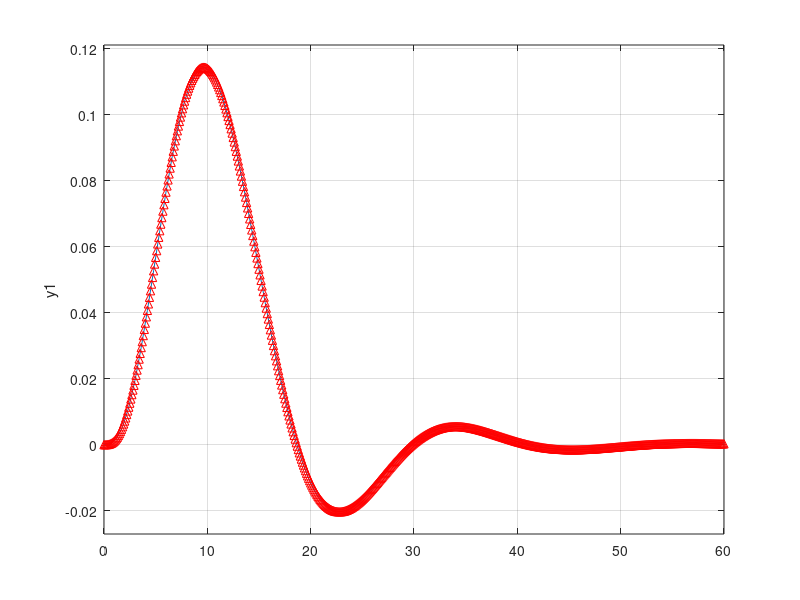
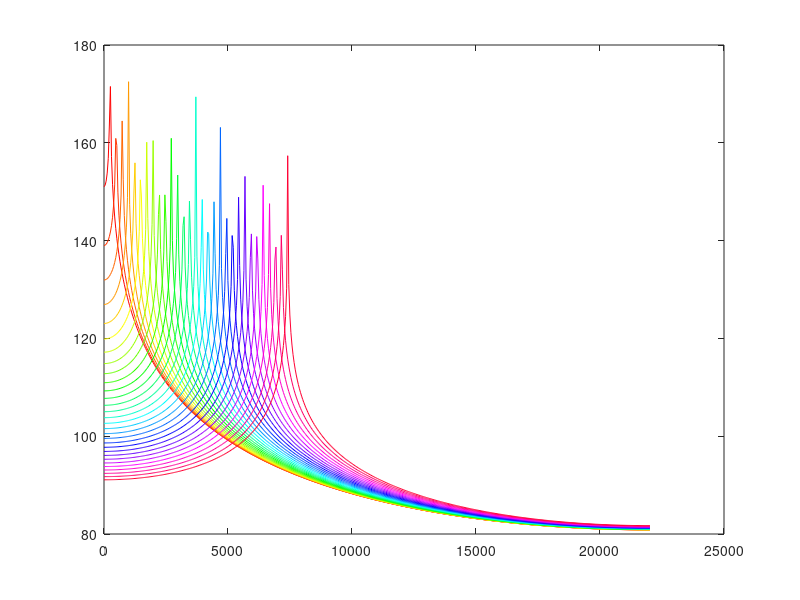
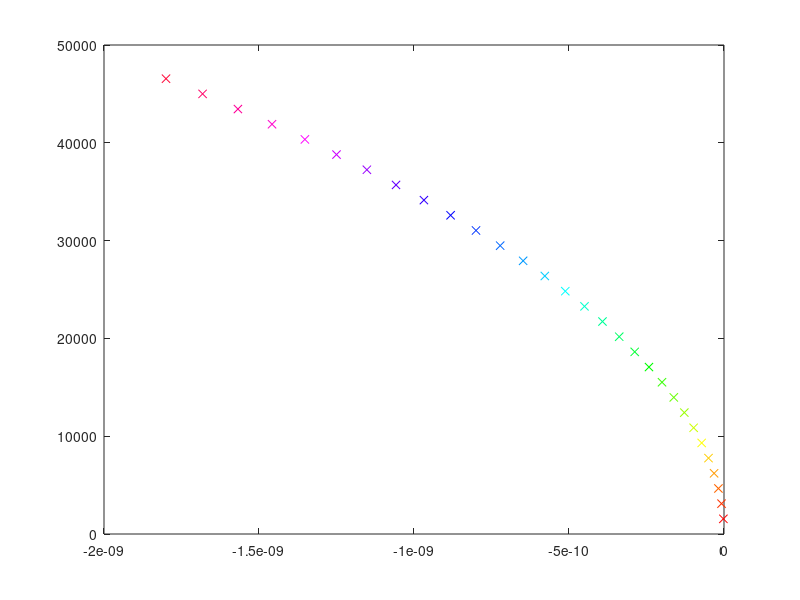
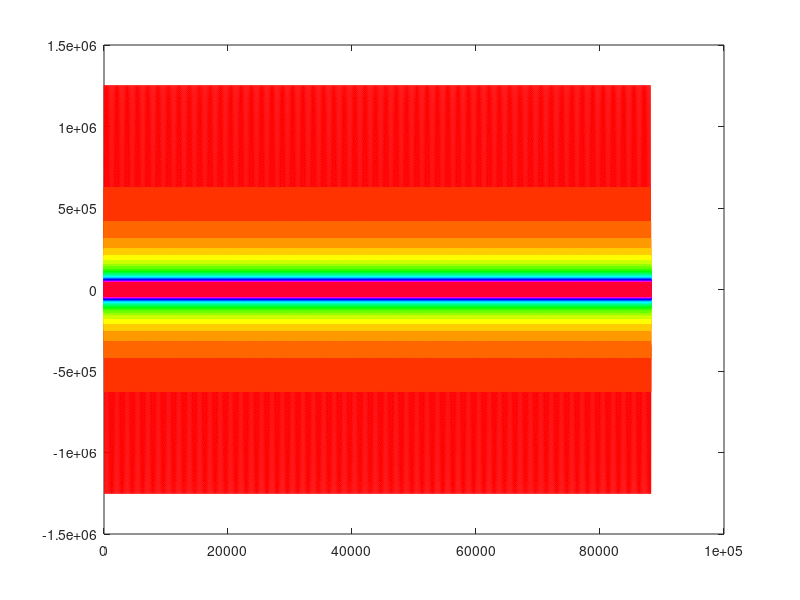

Here is the MATLAB script that generated these plots, in order:
%%

[b,a] = butter(4,0.3,'s'); 
[bz,az] = impinvar(b,a,10);
sys = tf(b,a)
impulse(sys);
hold on;
impz(10*bz,az,[],10);


%%

%            b*z
% G = -----------------
%     z^2 + c_1*z + c_0

clear;


% Figures initialisieren/wiederfinden

if(findobj('type','figure','name','freqs'))
    freqs = figure(findobj('type','figure','name','freqs'));
else
    freqs = figure('name','freqs');
end

if(findobj('type','figure','name','sebene'))
    sebene = figure(findobj('type','figure','name','sebene'));
else
    sebene = figure('name','sebene');
end

if(findobj('type','figure','name','signals'))
    signals = figure(findobj('type','figure','name','sebene'));
else
    signals = figure('name','signals');
end



% Koeffizienten und Daten

filters = 30;

l = 0.65;
Ts = 60.97;
rho = 1140;
A = 0.5188*10^-6;
m = 1:filters;

T = 44100;
seconds = 2;
samples = seconds*T;
inputdata = [1 zeros(1,samples-1)];
x = 1:samples;

H = [];
sigmas = [];
omegas = [];

cc=hsv(filters);

for i = m;
	sigma = -0.000000000002*i^2;
	omega = i*(pi/l)*sqrt(Ts/(rho*A));
	
	sigmas = [sigmas sigma];
	omegas = [omegas omega];
	
	b = T*sin(omega*1/T)/(omega*1/T);
	c1 = -2*exp(sigma*1/T)*cos(omega*1/T);
	c0 = exp(2*sigma*1/T);
	
	num = [0 b 0];
	den = [1 c1 c0];
	
	%H = [H tf(num, den, 0.1)]

	figure(freqs);
	[h,w] = freqz(num,den,[], T);
	plot(w,20*log10(abs(h)),'color',cc(i,:));
	hold on
	
	figure(signals);
	plot(x,filter(num,den,inputdata),'color',cc(i,:));
	hold on
	
	pause(0.1);

end

hold off

figure(sebene);
for i = m;
	plot(sigmas(i),omegas(i), 'x-','color',cc(i,:));
	hold on
end;

hold off

%sound(impulse(H,2),T);
